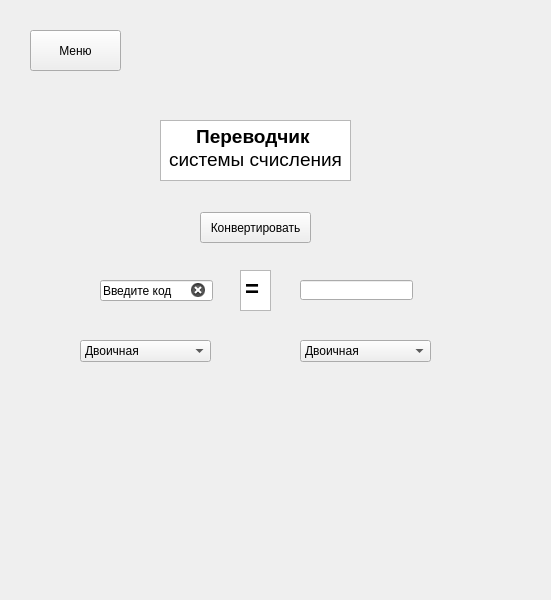
<?xml version="1.0" encoding="UTF-8"?>
<ui version="4.0">
 <class>Form</class>
 <widget class="QWidget" name="Form">
  <property name="geometry">
   <rect>
    <x>0</x>
    <y>0</y>
    <width>551</width>
    <height>600</height>
   </rect>
  </property>
  <property name="windowTitle">
   <string>C.C. Program   by Elchar</string>
  </property>
  <widget class="QPushButton" name="E1B">
   <property name="geometry">
    <rect>
     <x>30</x>
     <y>30</y>
     <width>91</width>
     <height>41</height>
    </rect>
   </property>
   <property name="text">
    <string>Меню</string>
   </property>
  </widget>
  <widget class="QTextBrowser" name="T1B">
   <property name="geometry">
    <rect>
     <x>160</x>
     <y>120</y>
     <width>191</width>
     <height>61</height>
    </rect>
   </property>
   <property name="html">
    <string>&lt;!DOCTYPE HTML PUBLIC &quot;-//W3C//DTD HTML 4.0//EN&quot; &quot;http://www.w3.org/TR/REC-html40/strict.dtd&quot;&gt;
&lt;html&gt;&lt;head&gt;&lt;meta name=&quot;qrichtext&quot; content=&quot;1&quot; /&gt;&lt;style type=&quot;text/css&quot;&gt;
p, li { white-space: pre-wrap; }
&lt;/style&gt;&lt;/head&gt;&lt;body style=&quot; font-family:'MS Shell Dlg 2'; font-size:8.25pt; font-weight:400; font-style:normal;&quot;&gt;
&lt;p align=&quot;center&quot; style=&quot; margin-top:0px; margin-bottom:0px; margin-left:0px; margin-right:0px; -qt-block-indent:0; text-indent:0px;&quot;&gt;&lt;span style=&quot; font-size:14pt; font-weight:600;&quot;&gt;Переводчик&lt;/span&gt;&lt;span style=&quot; font-size:14pt;&quot;&gt; &lt;/span&gt;&lt;/p&gt;
&lt;p align=&quot;center&quot; style=&quot; margin-top:0px; margin-bottom:0px; margin-left:0px; margin-right:0px; -qt-block-indent:0; text-indent:0px;&quot;&gt;&lt;span style=&quot; font-size:14pt;&quot;&gt;системы счисления&lt;/span&gt;&lt;/p&gt;&lt;/body&gt;&lt;/html&gt;</string>
   </property>
  </widget>
  <widget class="QComboBox" name="C1B">
   <property name="geometry">
    <rect>
     <x>80</x>
     <y>340</y>
     <width>131</width>
     <height>22</height>
    </rect>
   </property>
   <item>
    <property name="text">
     <string>Двоичная</string>
    </property>
   </item>
   <item>
    <property name="text">
     <string>Восьмиричная</string>
    </property>
   </item>
   <item>
    <property name="text">
     <string>Десятиричная</string>
    </property>
   </item>
   <item>
    <property name="text">
     <string>Шестнадцатиричная</string>
    </property>
   </item>
  </widget>
  <widget class="QLineEdit" name="X1B">
   <property name="geometry">
    <rect>
     <x>100</x>
     <y>280</y>
     <width>113</width>
     <height>21</height>
    </rect>
   </property>
   <property name="text">
    <string>Введите код</string>
   </property>
   <property name="clearButtonEnabled">
    <bool>true</bool>
   </property>
  </widget>
  <widget class="QTextBrowser" name="textBrowser">
   <property name="geometry">
    <rect>
     <x>240</x>
     <y>270</y>
     <width>31</width>
     <height>41</height>
    </rect>
   </property>
   <property name="html">
    <string>&lt;!DOCTYPE HTML PUBLIC &quot;-//W3C//DTD HTML 4.0//EN&quot; &quot;http://www.w3.org/TR/REC-html40/strict.dtd&quot;&gt;
&lt;html&gt;&lt;head&gt;&lt;meta name=&quot;qrichtext&quot; content=&quot;1&quot; /&gt;&lt;style type=&quot;text/css&quot;&gt;
p, li { white-space: pre-wrap; }
&lt;/style&gt;&lt;/head&gt;&lt;body style=&quot; font-family:'MS Shell Dlg 2'; font-size:8.25pt; font-weight:400; font-style:normal;&quot;&gt;
&lt;p style=&quot; margin-top:0px; margin-bottom:0px; margin-left:0px; margin-right:0px; -qt-block-indent:0; text-indent:0px;&quot;&gt;&lt;span style=&quot; font-size:18pt; font-weight:600;&quot;&gt;=&lt;/span&gt;&lt;/p&gt;&lt;/body&gt;&lt;/html&gt;</string>
   </property>
  </widget>
  <widget class="QComboBox" name="C2B">
   <property name="geometry">
    <rect>
     <x>300</x>
     <y>340</y>
     <width>131</width>
     <height>22</height>
    </rect>
   </property>
   <item>
    <property name="text">
     <string>Двоичная</string>
    </property>
   </item>
   <item>
    <property name="text">
     <string>Восьмиричная</string>
    </property>
   </item>
   <item>
    <property name="text">
     <string>Десятиричная</string>
    </property>
   </item>
   <item>
    <property name="text">
     <string>Шестнадцатиричная</string>
    </property>
   </item>
  </widget>
  <widget class="QPushButton" name="pushButton">
   <property name="geometry">
    <rect>
     <x>200</x>
     <y>212</y>
     <width>111</width>
     <height>31</height>
    </rect>
   </property>
   <property name="text">
    <string>Конвертировать</string>
   </property>
   <property name="checkable">
    <bool>false</bool>
   </property>
   <property name="checked">
    <bool>false</bool>
   </property>
   <property name="autoRepeat">
    <bool>false</bool>
   </property>
   <property name="autoExclusive">
    <bool>false</bool>
   </property>
   <property name="autoDefault">
    <bool>false</bool>
   </property>
   <property name="default">
    <bool>false</bool>
   </property>
   <property name="flat">
    <bool>false</bool>
   </property>
  </widget>
  <widget class="QLineEdit" name="kin1">
   <property name="geometry">
    <rect>
     <x>300</x>
     <y>280</y>
     <width>113</width>
     <height>20</height>
    </rect>
   </property>
  </widget>
 </widget>
 <resources/>
 <connections/>
</ui>
